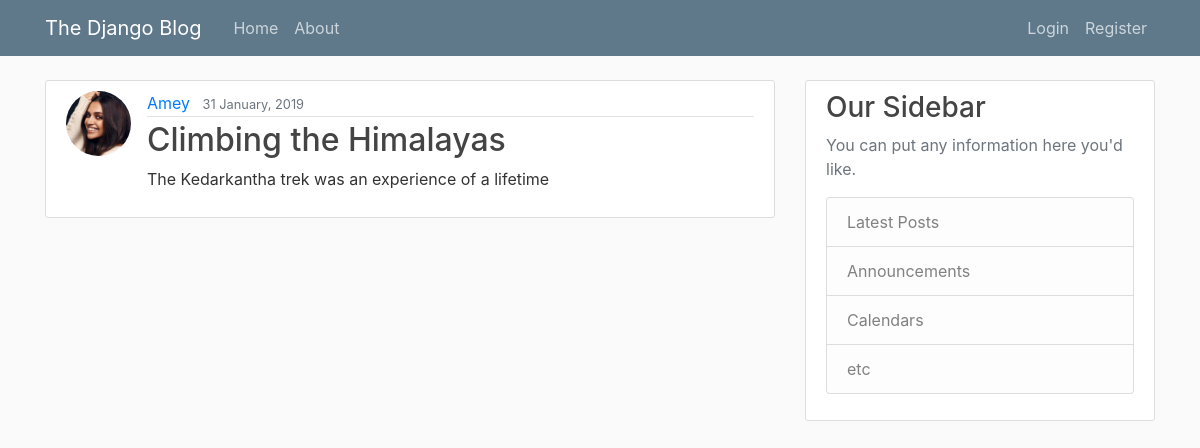
The app's page /post/2/ with its own data.
### blog/models.py (models this page shows, shortened)
class Post(models.Model): #To add post into DB via shell ---> post_1 = Post(content = "", title = "", author = ""  ---> post_1.save()
	content = models.TextField()
	title = models.CharField(max_length=100)
	date_posted = models.DateTimeField(default = timezone.now)
	author = models.ForeignKey(User, on_delete = models.CASCADE)

### users/models.py (models this page shows, shortened)
class Profile(models.Model):
	user = models.OneToOneField(User, on_delete = models.CASCADE)
	image = models.ImageField(default = 'default.jpg', upload_to='profile_pics')

### blog/views.py (the view)
# urls.py: path('post/<int:pk>/', PostDetailView.as_view(), name="post-detail"),
class PostDetailView(DetailView):
	model = Post

### blog/templates/blog/post_detail.html (shortened to what this page needs)
{% extends "blog/base.html" %}
{% block content %}
	<article class="media content-section">
	  <img class ="rounded-circle article-img" src="{{object.author.profile.image.url}}">
	  <div class="media-body">
	    <div class="article-metadata">
	      <a class="mr-2" href="{% url 'user-posts' object.author.username %}">{{ object.author }}</a>
	      <small class="text-muted">{{ object.date_posted|date:"d F, Y" }}</small>
	    </div>
	    <h2 class="article-title">{{ object.title }}</h2>
	    <p class="article-content">{{ object.content }}</p>
	  </div>
	</article>
{% endblock content %}

### blog/static/blog/main.css (style rules this page uses)
body { background: #fafafa; color: #333333; margin-top: 5rem; }
h1, h2, h3, h4, h5, h6 { color: #444444; }
.content-section { background: #ffffff; padding: 10px 20px; border: 1px solid #dddddd; border-radius: 3px; margin-bottom: 20px; }
.article-title { color: #444444; }
.article-content { white-space: pre-line; }
.article-img { height: 65px; width: 65px; margin-right: 16px; }
.article-metadata { padding-bottom: 1px; margin-bottom: 4px; border-bottom: 1px solid #e3e3e3 }

### records on screen
Post: author.profile.image (placeholder picture), author "Amey", date_posted "31 January, 2019", title "Climbing the Himalayas", content "The Kedarkantha trek was an experience of a lifetime"
